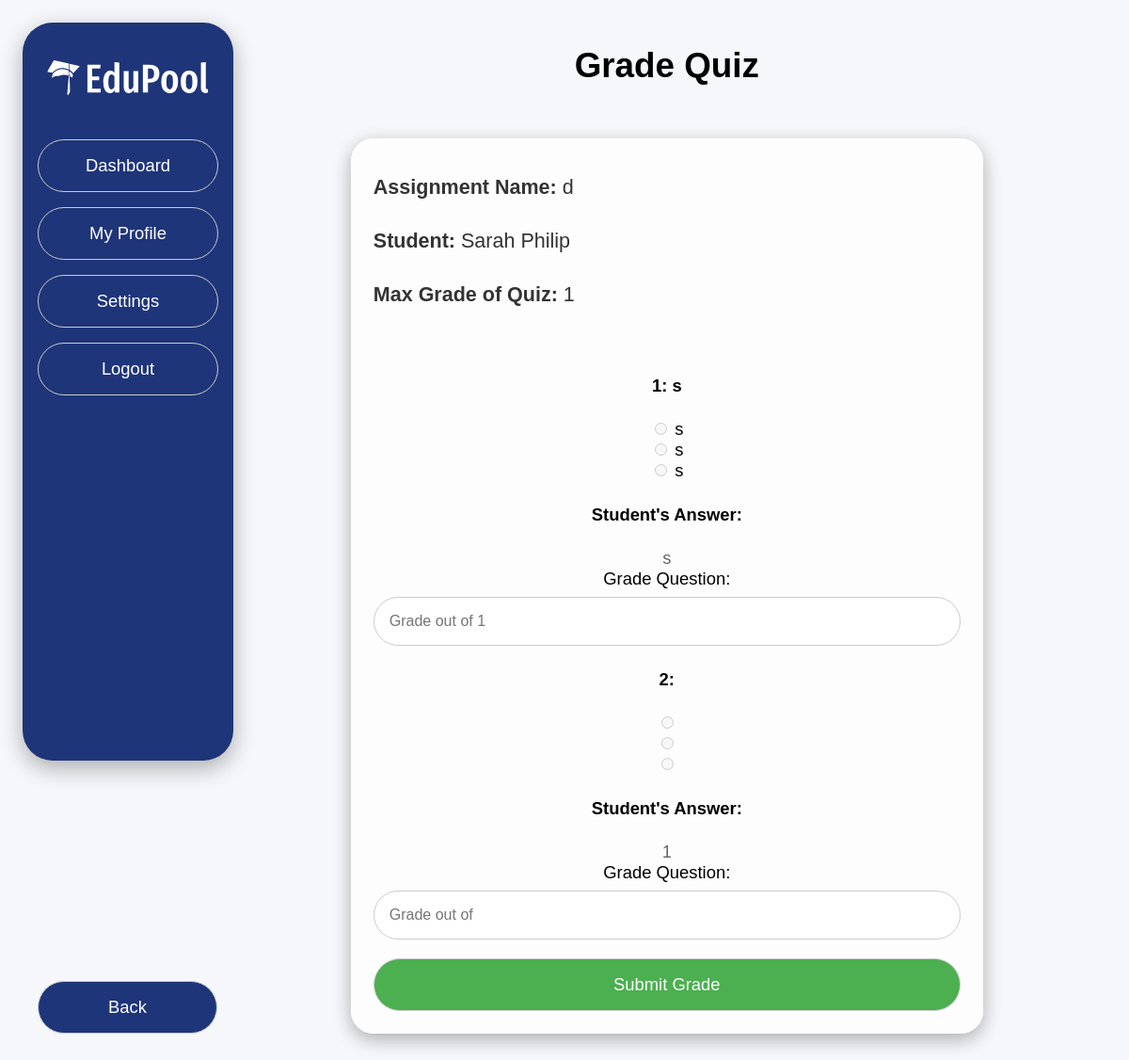
The page /grade-quiz/1/2/1 (signed in) on the database its author committed.
### website/models.py (models this page shows)
class Quiz(db.Model, UserMixin):
    __tablename__ = 'quizzes'
    id=db.Column(db.Integer, primary_key=True)
    quiz_name = db.Column(db.String(150))
    course_id = db.Column(db.Integer, db.ForeignKey('courses.id'))

class User(db.Model, UserMixin):
    __tablename__ = 'users'
    id=db.Column(db.Integer, primary_key=True)
    username = db.Column(db.String(150), unique = True) #email for username
    password=db.Column(db.String(150))
    first_name = db.Column(db.String(150))
    last_name = db.Column(db.String(150))
    DOB =  db.Column(db.String(150))
    user_type = db.Column(db.String(50))

class QuizSubmission(db.Model, UserMixin):
    __tablename__ = 'quizSubmissions'
    id=db.Column(db.Integer, primary_key=True)
    selected_option = db.Column(db.String(150))
    given_grade = db.Column(db.Integer)
    quiz_id = db.Column(db.Integer, db.ForeignKey('quizzes.id'))
    quizQuestion_id = db.Column(db.Integer, db.ForeignKey('quizQuestions.id'))
    student_id = db.Column(db.Integer, db.ForeignKey('users.id'))

### website/views.py (the view, shortened to what this page needs)
@views.route('/grade-quiz/<int:course_id>/<int:quiz_id>/<int:student_id>', methods=['GET', 'POST'])
@login_required
def grade_quiz(course_id, quiz_id, student_id):
    quiz = Quiz.query.get(quiz_id)
    student = User.query.get(student_id)
    quiz_questions = QuizQuestion.query.filter_by(quiz_id=quiz_id).all()
    quiz_submissions = QuizSubmission.query.filter_by(quiz_id=quiz_id, student_id=student_id).all()
    for submission in quiz_submissions:
        question_for_submission = next((question for question in quiz_questions if question.id == submission.quizQuestion_id), None)
        if question_for_submission is not None:
            submission.question_text = question_for_submission.question_text
            submission.question_option1 = question_for_submission.option1
            submission.question_option2 = question_for_submission.option2
            submission.question_option3 = question_for_submission.option3
            submission.max_grade = question_for_submission.max_grade if question_for_submission.max_grade else 1
    quiz.quiz_max_grade = sum(question.max_grade if question.max_grade is not None else 1 for question in quiz_questions)
    return render_template('gradeQuiz.html', course_id=course_id, quiz=quiz, student=student, submissions=quiz_submissions)

### website/__init__.py (called while the page is built)
def create_app():
    app = Flask(__name__)
    app.config['SECRET_KEY'] = 'gvfvsvf'
    app.config["SQLALCHEMY_DATABASE_URI"]= f"sqlite:///{DB_NAME}"
    db.init_app(app)
    from .views import views
    from .auth import auth
    app.register_blueprint(views, url_prefix='/')
    app.register_blueprint(auth, url_prefix='/')
    from .models import User
    create_database(app)
    login_manager = LoginManager()
    login_manager.login_view = 'auth.login'
    login_manager.init_app(app)
    @login_manager.user_loader
    def load_user(id):
        return User.query.get(int(id))
    return app

### website/templates/gradeQuiz.html (shortened to what this page needs)
<!DOCTYPE html>
<html lang="en">
    <head>
        <link rel="stylesheet" href="{{ url_for('static', filename='css/base.css') }}">
        <link rel="stylesheet" href="{{ url_for('static', filename='css/gradeAssignment.css') }}">
    </head>
    <body>
        {% include 'sidebar.html' %}
        <a href="{{ url_for('views.course_page', course_id=course_id) }}" class="back-button">Back</a>
        <main>
            <h1>Grade Quiz</h1>
            <div class="card">
                <div class="assignment-details">
                    <h3>Assignment Name: <span>{{ quiz.quiz_name }}</span></h3>
                    <h3>Student: <span>{{ student.first_name }} {{ student.last_name }}</span></h3>
                    <h3>Max Grade of Quiz: <span>{{ quiz.quiz_max_grade }}</span></h3>
                </div>
                <form name="grading"
                    action="{{ url_for('views.grade_quiz', course_id=course_id, quiz_id=quiz.id, student_id=student.id) }}"
                    method="POST">
                    {% for submission in submissions %}
                        <div class="question">
                            <h4>{{ loop.index }}: {{ submission.question_text }}</h4>
                            <input id="option1_{{ submission.id }}" type="radio" name="answer_{{ loop.index }}" disabled>
                            <label for="option1_{{ submission.id }}">{{ submission.question_option1 }}</label><br>
                            <input id="option2_{{ submission.id }}" type="radio" name="answer_{{ loop.index }}" disabled>
                            <label for="option2_{{ submission.id }}">{{ submission.question_option2 }}</label><br>
                            <input id="option3_{{ submission.id }}" type="radio" name="answer_{{ loop.index }}" disabled>
                            <label for="option3_{{ submission.id }}">{{ submission.question_option3 }}</label><br>
                            <h4>Student's Answer:</h4>
                            <p>{{ submission.selected_option }}</p>
                            <label for="grade_{{ submission.id }}">Grade Question:</label>
                            <input type="number"
                            name="grade_{{ submission.id }}"
                            id="grade_{{ submission.id }}"
                                placeholder="Grade out of {{ submission.max_grade }}"
                                min="0"
                                max="{{ submission.max_grade }}"
                                required>
                        </div>
                    {% endfor %}
                    <button type="submit">Submit Grade</button>
                </form>
            </div>
        </main>
    </body>
</html>

### website/static/css/base.css (style rules this page uses)
body { background: #f5f7fa; padding: 1rem; font-family: Helvetica, sans-serif; font-size: 1.15rem; }
a { text-decoration: none; }
form { width: 100%; }
main { width: 80%; margin-left: 14rem; display: flex; flex-direction: column; align-items: center; justify-content: center; }
.card { width: 30rem; min-height: 16rem; margin: 2rem; border-radius: 1.5rem; padding: 1.5rem; box-sizing: border-box; background-color: rgba(255, 255, 255, 0.79); box-shadow: 0px 6px 20px rgba(0, 0, 0, 0.3); transition: transform 0.5s ease-in-out; display: flex; flex-direction: column; justify-content: center; align-items: center; text-align: center; }
h3 { color: #333; margin: 1rem 0; }
p { color: #666; margin: 0; }
.back-button { width: 7.8rem; text-align: center; position: fixed; bottom: 3.5rem; left: 2.5rem; background-color: #1f3579; padding: 1rem 2rem; border: 1px solid #ccc; border-radius: 2rem; text-decoration: none; color: white; transition: background 0.5s, color 0.5s; }

### website/static/css/gradeAssignment.css (style rules this page uses)
.assignment-details { width: 100%; text-align: left; display: flex; flex-direction: column; align-items: flex-start; justify-content: flex-start; margin-bottom: 2rem; }
.assignment-details span { font-weight: 500; }
form { display: flex; flex-direction: column; align-items: center; justify-content: center; }
.question { width: 100%; }
input[type="number"] { width: 100%; padding: 1rem; margin-top: 0.5rem; border: 1px solid #ccc; border-radius: 2rem; box-sizing: border-box; font-size: 1rem; }
.card { min-width: 42rem; }
button[type="submit"] { background-color: #4CAF50; color: white; width: 100%; padding: 12px 20px; transition: background 0.5s; cursor: pointer; margin-top: 20px; font-size: 1.15rem; padding: 1rem; border: 1px solid #ccc; border-radius: 2rem; }

### rows shown on the page
Quiz: quiz_name "d"
User: first_name "Sarah", last_name "Philip"
QuizSubmission: question_text "s", question_option1 "s", question_option2 "s", question_option3 "s", selected_option "s"
QuizSubmission: selected_option "1"

### other values the page prints
{{ quiz.quiz_max_grade }} "1"
